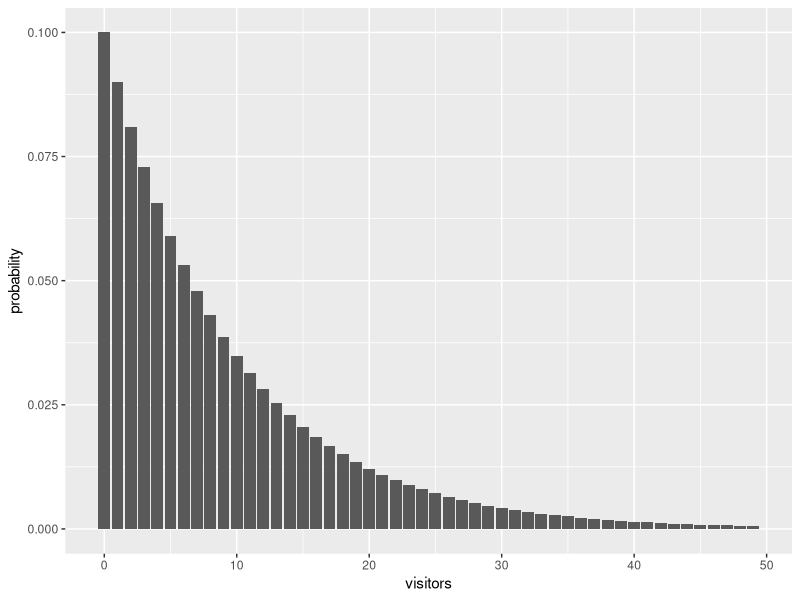
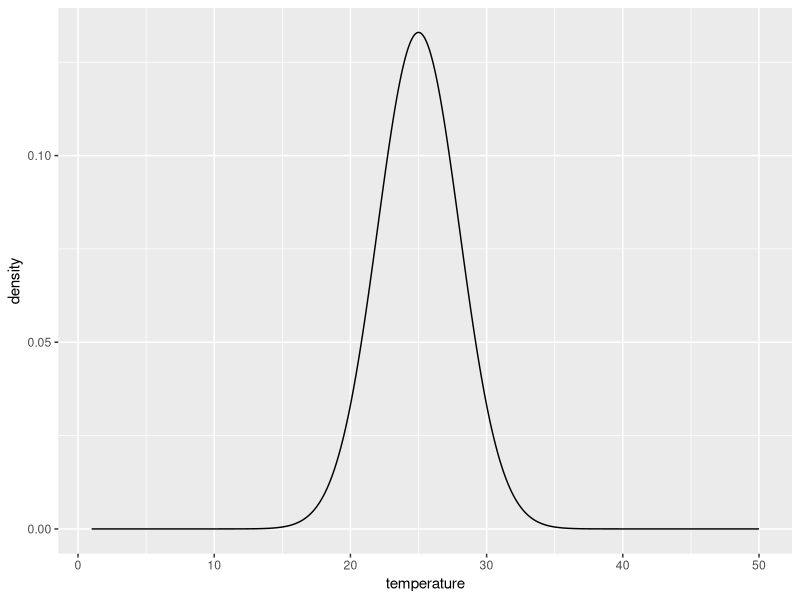

The R source for these figures, in order:
## ---- chunk 1
knitr::opts_chunk$set(echo = TRUE)
## ---- chunk 2
x <- seq(1, 50, 1) - 1
y <- dgeom(x, 0.1)
library(ggplot2)
ggplot(data.frame(x, y), aes(x = x, y = y)) + geom_bar(stat = "identity") +
  xlab("visitors") + ylab("probability")
## ---- chunk 3
x <- seq(1, 50, 0.01)
y <- dnorm(x, 25, 3)
library(ggplot2)
ggplot(data.frame(x, y), aes(x = x, y = y)) + geom_line() +
  xlab("temperature") + ylab("density")
